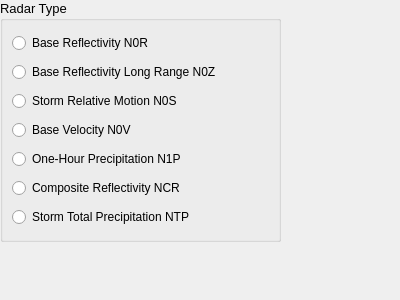
<?xml version="1.0" encoding="UTF-8"?>
<ui version="4.0">
 <class>SelectRadarType</class>
 <widget class="QWidget" name="SelectRadarType">
  <property name="geometry">
   <rect>
    <x>0</x>
    <y>0</y>
    <width>400</width>
    <height>300</height>
   </rect>
  </property>
  <property name="windowTitle">
   <string>Form</string>
  </property>
  <widget class="QGroupBox" name="groupRadarType">
   <property name="geometry">
    <rect>
     <x>0</x>
     <y>0</y>
     <width>281</width>
     <height>242</height>
    </rect>
   </property>
   <property name="font">
    <font>
     <pointsize>10</pointsize>
    </font>
   </property>
   <property name="title">
    <string>Radar Type</string>
   </property>
   <layout class="QVBoxLayout" name="verticalLayout">
    <item>
     <widget class="QRadioButton" name="radioN0R">
      <property name="font">
       <font>
        <pointsize>9</pointsize>
       </font>
      </property>
      <property name="text">
       <string>Base Reflectivity N0R</string>
      </property>
     </widget>
    </item>
    <item>
     <widget class="QRadioButton" name="radioN0Z">
      <property name="font">
       <font>
        <pointsize>9</pointsize>
       </font>
      </property>
      <property name="text">
       <string>Base Reflectivity Long Range N0Z</string>
      </property>
     </widget>
    </item>
    <item>
     <widget class="QRadioButton" name="radioN0S">
      <property name="font">
       <font>
        <pointsize>9</pointsize>
       </font>
      </property>
      <property name="text">
       <string>Storm Relative Motion N0S</string>
      </property>
     </widget>
    </item>
    <item>
     <widget class="QRadioButton" name="radioN0V">
      <property name="font">
       <font>
        <pointsize>9</pointsize>
       </font>
      </property>
      <property name="text">
       <string>Base Velocity N0V</string>
      </property>
     </widget>
    </item>
    <item>
     <widget class="QRadioButton" name="radioN1P">
      <property name="font">
       <font>
        <pointsize>9</pointsize>
       </font>
      </property>
      <property name="text">
       <string>One-Hour Precipitation N1P</string>
      </property>
     </widget>
    </item>
    <item>
     <widget class="QRadioButton" name="radioNCR">
      <property name="font">
       <font>
        <pointsize>9</pointsize>
       </font>
      </property>
      <property name="text">
       <string>Composite Reflectivity NCR</string>
      </property>
     </widget>
    </item>
    <item>
     <widget class="QRadioButton" name="radioNTP">
      <property name="font">
       <font>
        <pointsize>9</pointsize>
       </font>
      </property>
      <property name="text">
       <string>Storm Total Precipitation NTP</string>
      </property>
     </widget>
    </item>
   </layout>
  </widget>
 </widget>
 <resources/>
 <connections/>
</ui>
